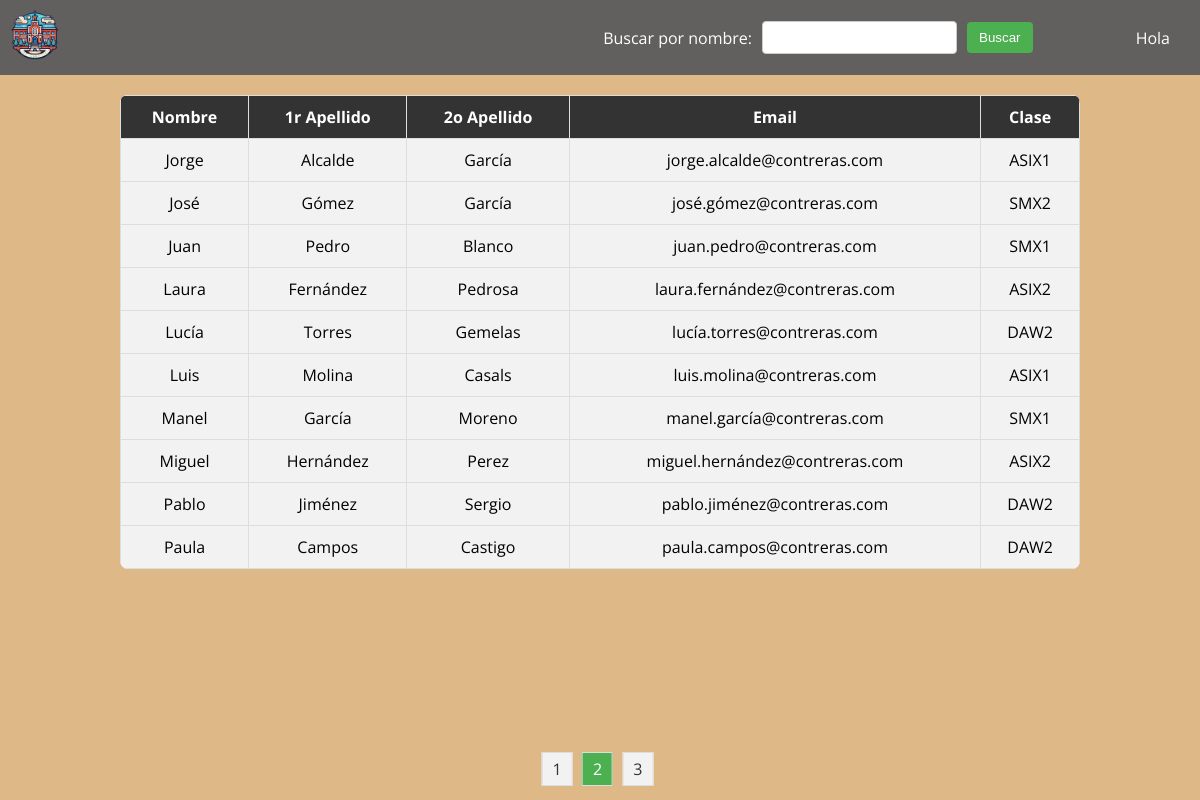
The app's page /pruebas/tabla.php?pagina=2 with its own data.
### tables this page shows
CREATE TABLE `tbl_alumnos` (
  `id` int(11) NOT NULL,
  `nombre` varchar(50) DEFAULT NULL,
  `apellido1` varchar(50) DEFAULT NULL,
  `apellido2` varchar(50) DEFAULT NULL,
  `email` varchar(100) DEFAULT NULL,
  `pass` varchar(100) DEFAULT NULL,
  `telefono` varchar(20) DEFAULT NULL,
  `id_curso` int(11) DEFAULT NULL
);

CREATE TABLE `tbl_cursos` (
  `id` int(11) NOT NULL,
  `nombre` varchar(100) DEFAULT NULL
);

### pruebas/tabla.php (the view, shortened to what this page needs)
<?php
    include('../procesos/conexion.php');
    $usuariosPorPagina = 10;
    $paginaActual = isset($_GET['pagina']) ? $_GET['pagina'] : 1;
    $inicio = ($paginaActual - 1) * $usuariosPorPagina;
    $nombreBusqueda = isset($_GET['nombre']) ? $_GET['nombre'] : '';
    $condicionNombre = !empty($nombreBusqueda) ? "WHERE a.nombre LIKE '%$nombreBusqueda%'" : '';
    $totalUsuariosQuery = "SELECT COUNT(*) as total FROM tbl_alumnos a $condicionNombre";
    $resultadoTotalUsuarios = mysqli_query($conn, $totalUsuariosQuery);
    $totalUsuarios = mysqli_fetch_assoc($resultadoTotalUsuarios)['total'];
    $totalPaginas = ceil($totalUsuarios / $usuariosPorPagina);
    $contenidoTabla = "SELECT a.nombre, a.apellido1, a.apellido2, a.email, c.nombre as curso FROM tbl_alumnos a LEFT JOIN tbl_cursos c ON a.id_curso = c.id
    $condicionNombre
    ORDER BY a.nombre ASC
    LIMIT $inicio, $usuariosPorPagina";
    $resultadoContenidoTabla = mysqli_query($conn, $contenidoTabla);
?>
<!DOCTYPE html>
<html lang="en">
    <head>
        <link rel="stylesheet" href="../css/estilosPrueba.css">
    </head>
    <body>
        <div id="encabezado">
            <div id="cont-logo">
                <img src="../img/logo.png" id="logo">
            </div>
            <div id="cont-filtro">
                <form action="" method="get">
                    <label for="nombre">Buscar por nombre:</label>
                    <input type="text" id="nombre" name="nombre" value="<?php echo htmlspecialchars($nombreBusqueda); ?>">
                    <button type="submit" id="boton">Buscar</button>
                </form>
            </div>
            <div id="cont-texto">
                <p>Hola</p>
            </div>
        </div>
        <div id="cont-tabla">
            <table class="mi-tabla">
                <thead>
                    <tr>
                        <th>Nombre</th>
                        <th>1r Apellido</th>
                        <th>2o Apellido</th>
                        <th>Email</th>
                        <th>Clase</th>
                    </tr>
                </thead>
                <tbody>
                    <?php
                        if ($resultadoContenidoTabla) {
                            while ($fila = mysqli_fetch_assoc($resultadoContenidoTabla)) {
                                echo "<tr>";
                                foreach ($fila as $valor) {
                                    echo "<td>$valor</td>";
                                }
                            }
                        }
                    ?>
                </tbody>
            </table>
        </div>
        <div id="cont-paginacion">
            <ul class="pagination">
                <?php for ($i = 1; $i <= $totalPaginas; $i++) : ?>
                    <li <?php if ($i == $paginaActual) echo 'class="active"'; ?>>
                        <a href="?pagina=<?= $i; ?>"><?= $i; ?></a>
                    </li>
                <?php endfor; ?>
            </ul>
        </div>
    </body>
</html>

### css/estilosPrueba.css (style rules this page uses)
* { margin: 0; }
body { background-color: burlywood; font-family: 'Open Sans', sans-serif; }
#encabezado { display: flex; justify-content: space-between; align-items: center; padding: 10px; background-color: rgb(98, 95, 95); }
#cont-logo, #cont-filtro, #cont-texto { margin: 0; color: white; }
#cont-texto { margin-right: 20px; }
#cont-filtro form { display: flex; align-items: center; }
#cont-filtro label, #cont-filtro input, #cont-filtro button { margin-right: 10px; }
#logo { width: 10%; }
#cont-tabla { margin: 20px auto; text-align: center; }
.mi-tabla { width: 80%; margin: 20px auto; border-collapse: collapse; margin-top: 20px; background-color: #f2f2f2; border-radius: 8px; overflow: hidden; }
.mi-tabla th { background-color: #333; color: white; }
.mi-tabla th, .mi-tabla td { padding: 10px; border: 1px solid #ddd; }
#cont-paginacion { position: absolute; bottom: 20px; left: 50%; transform: translateX(-50%); }
.pagination { display: inline-block; padding: 0; margin: 0; }
.pagination li { display: inline; margin-right: 5px; }
.pagination li a { text-decoration: none; padding: 5px 10px; border: 1px solid #ddd; background-color: #f2f2f2; color: #333; }
.pagination li.active a { background-color: #4CAF50; color: white; }
#nombre { padding: 8px; margin-right: 10px; border: 1px solid #ccc; border-radius: 4px; }
#boton { padding: 8px 12px; background-color: #4CAF50; color: white; border: none; border-radius: 4px; cursor: pointer; }

### records on screen
tbl_alumnos: nombre "Jorge", apellido1 "Alcalde", apellido2 "García", email "jorge.alcalde@contreras.com", id_curso.nombre "ASIX1"
tbl_alumnos: nombre "José", apellido1 "Gómez", apellido2 "García", email "josé.gómez@contreras.com", id_curso.nombre "SMX2"
tbl_alumnos: nombre "Juan", apellido1 "Pedro", apellido2 "Blanco", email "juan.pedro@contreras.com", id_curso.nombre "SMX1"
tbl_alumnos: nombre "Laura", apellido1 "Fernández", apellido2 "Pedrosa", email "laura.fernández@contreras.com", id_curso.nombre "ASIX2"
tbl_alumnos: nombre "Lucía", apellido1 "Torres", apellido2 "Gemelas", email "lucía.torres@contreras.com", id_curso.nombre "DAW2"
tbl_alumnos: nombre "Luis", apellido1 "Molina", apellido2 "Casals", email "luis.molina@contreras.com", id_curso.nombre "ASIX1"
tbl_alumnos: nombre "Manel", apellido1 "García", apellido2 "Moreno", email "manel.garcía@contreras.com", id_curso.nombre "SMX1"
tbl_alumnos: nombre "Miguel", apellido1 "Hernández", apellido2 "Perez", email "miguel.hernández@contreras.com", id_curso.nombre "ASIX2"
tbl_alumnos: nombre "Pablo", apellido1 "Jiménez", apellido2 "Sergio", email "pablo.jiménez@contreras.com", id_curso.nombre "DAW2"
tbl_alumnos: nombre "Paula", apellido1 "Campos", apellido2 "Castigo", email "paula.campos@contreras.com", id_curso.nombre "DAW2"
